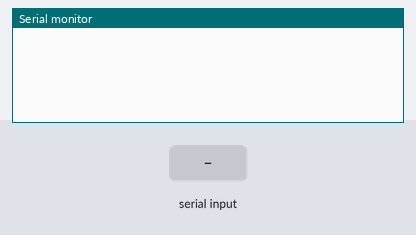
Bench run of a sketch on a simulated ESP8266 (NodeMCU). On the bench: the last lines printed to the serial monitor. The test bench sets the inputs (shaded band). WiFi joins after 1.5 s; servers stay silent unless stated.

Above: at 3.0 s.
3.1 s: "A\n" received over the second serial link
At 3.9 s:
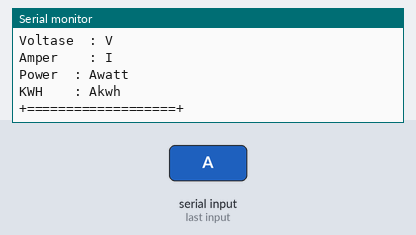
4.6 s: "B\n" received over the second serial link
At 5.1 s:
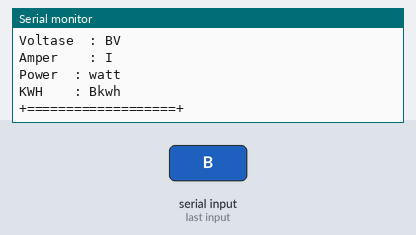
6.1 s: "C\n" received over the second serial link
At 7.3 s:
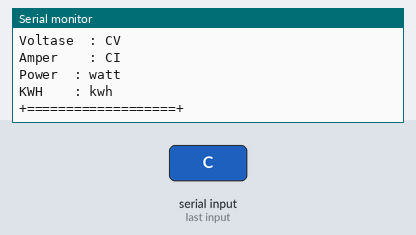
7.6 s: "D\n" received over the second serial link
At 8.5 s:
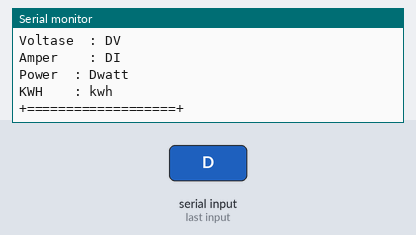

Measured:
- after the input at 3.1 s, the serial monitor: prints a new line at once (image 1)
- after the input at 4.6 s, the serial monitor: prints a new line at once (image 2)
- after the input at 6.1 s, the serial monitor: prints a new line at once (image 3)
- after the input at 7.6 s, the serial monitor: prints a new line at once (image 4)

The sketch:

Send_Multiple_data_Nodemcu.ino
```cpp
#define BLYNK_PRINT Serial
#include <ESP8266WiFi.h>
#include <BlynkSimpleEsp8266.h>
#include <ESP8266mDNS.h>  // For OTA with ESP8266
#include <WiFiUdp.h>  // For OTA
#include <ArduinoOTA.h>  // For OTA

#define AUTH "d92Fc-pGBpYejf2SAANTZ4ypBwV9CUzC"  // You should get Auth Token in the Blynk App.
#define WIFI_SSID "Galaxy A03s0911"                   //Enter Wifi Name
#define WIFI_PASS "123454321"          //Masukan  wifi Password

#define SERVER "blynk-cloud.com "             // Comment-out if use Blynk hosted cloud service
#define PORT 8442

BlynkTimer timer;

#include <SoftwareSerial.h>

SoftwareSerial Arduino (D1, D2); // RTX TX


char c;
String dataIn;
int8_t indexOfA, indexOfB,indexOfC,indexOfD ;
String data1, data2, data3, data4;
#define OTA_HOSTNAME "Home_Automation"


void myTimer()
{
  // This function describes what will happen with each timer tick
  // e.g. writing sensor value to datastream V5
  Blynk.virtualWrite(V0, data1);
  Blynk.virtualWrite(V1, data2);
  Blynk.virtualWrite(V2, data3);
  Blynk.virtualWrite(V3, data4);
}

void setup() {
  // put your setup code here, to run once:

  Serial.begin(115200);
  Blynk.begin(AUTH, WIFI_SSID, WIFI_PASS, "prakitblog.com", 8181); //BLYNK APP PORT 9443
  ArduinoOTA.setHostname(OTA_HOSTNAME);  // For OTA - Use your own device identifying name
  ArduinoOTA.begin();  // For OTA
  //OPEN SERIAL KOMUNIKASI ARDINO-NODEMCU
  Arduino.begin(9600);
  timer.setInterval(1000L, myTimer);

}

void loop() {
  // put your main code here, to run repeatedly:

  while (Arduino.available() > 0)
  {
    c = Arduino.read();


    if (c == '\n')
    {
      break;
    }
    else
    {
      dataIn += c;
    }
  }
  if (c == '\n')
  {
    Parse_data();

    //TAMPILKAN SEMUA DATA
    Serial.println("Voltase  : " + data1 + "V");
    Serial.println("Amper    : " + data2 + "I");
    Serial.println("Power  : " + data3 + "watt");
    Serial.println("KWH    : " + data4 + "kwh");
    Serial.println("+===================+");

    //RESET VARIABEL
    c = 0;
    dataIn = "";
  }
  Blynk.run();
  ArduinoOTA.handle();  // For OTA
  timer.run();
}

void Parse_data() {
  indexOfA = dataIn.indexOf("A");
  indexOfB = dataIn.indexOf("B");
  indexOfC = dataIn.indexOf("C");
  indexOfD = dataIn.indexOf("D");

  data1 = dataIn.substring (0, indexOfA);
  data2 = dataIn.substring (indexOfA + 1, indexOfB);
  data3 = dataIn.substring (indexOfB + 1, indexOfC);
  data4 = dataIn.substring (indexOfC + 1, indexOfD);

}
```
